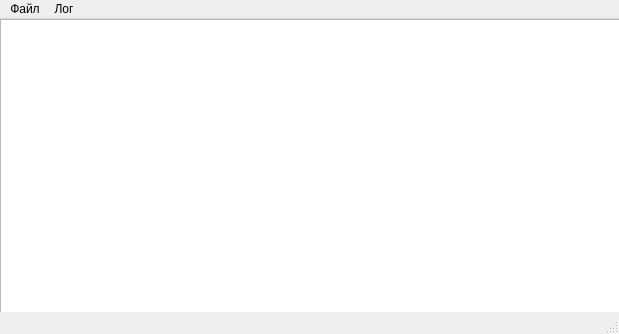
<?xml version="1.0" encoding="UTF-8"?>
<ui version="4.0">
 <class>MainWindow</class>
 <widget class="QMainWindow" name="MainWindow">
  <property name="windowModality">
   <enum>Qt::WindowModal</enum>
  </property>
  <property name="geometry">
   <rect>
    <x>0</x>
    <y>0</y>
    <width>619</width>
    <height>334</height>
   </rect>
  </property>
  <property name="windowTitle">
   <string>MainWindow</string>
  </property>
  <property name="styleSheet">
   <string notr="true"/>
  </property>
  <widget class="QWidget" name="centralwidget">
   <property name="styleSheet">
    <string notr="true"/>
   </property>
   <widget class="QTextEdit" name="textEdit">
    <property name="geometry">
     <rect>
      <x>0</x>
      <y>0</y>
      <width>621</width>
      <height>301</height>
     </rect>
    </property>
   </widget>
  </widget>
  <widget class="QMenuBar" name="menubar">
   <property name="geometry">
    <rect>
     <x>0</x>
     <y>0</y>
     <width>619</width>
     <height>21</height>
    </rect>
   </property>
   <widget class="QMenu" name="menu">
    <property name="title">
     <string>Файл</string>
    </property>
    <addaction name="action"/>
   </widget>
   <widget class="QMenu" name="menu_2">
    <property name="title">
     <string>Лог</string>
    </property>
    <addaction name="action_2"/>
    <addaction name="action_3"/>
    <addaction name="action_4"/>
   </widget>
   <addaction name="menu"/>
   <addaction name="menu_2"/>
  </widget>
  <widget class="QStatusBar" name="statusbar"/>
  <action name="action">
   <property name="text">
    <string>Открыть файл</string>
   </property>
  </action>
  <action name="action_2">
   <property name="text">
    <string>Экспорт</string>
   </property>
  </action>
  <action name="action_3">
   <property name="text">
    <string>Добавить в лог</string>
   </property>
  </action>
  <action name="action_4">
   <property name="text">
    <string>Просмотр</string>
   </property>
  </action>
 </widget>
 <resources/>
 <connections/>
</ui>
